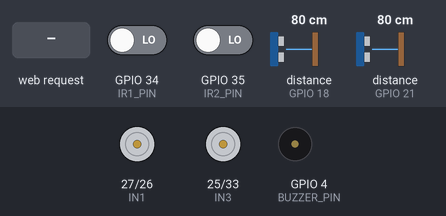
This sketch was run on a simulated ESP32. Shown: motor-driver pin pairs drawn as motors (green arrow = first pin HIGH = forward, orange = second pin HIGH = backward, longer = more drive, scaled by the enable pin), buzzer (waves = sounding, pin HIGH). Wiring (inferred from the names in the program): 2 × ultrasonic range finder: trigger GPIO 5, echo GPIO 18 / trigger GPIO 19, echo GPIO 21. The test bench sets the inputs (shaded band); at power-on: distance to the obstacle (sensors on GPIO 18, GPIO 21) 80 cm, GPIO 34 (IR1_PIN) LOW, GPIO 35 (IR2_PIN) LOW. The echo pulse lasts 58.3 µs per cm; WiFi joins after 1.5 s; servers stay silent unless stated; pins used as bus, display or sensor lines are not drawn; what the sketch prints to the serial monitor is not drawn.

Above: at 1.2 s.
1.3 s: distance to the obstacle (sensor on GPIO 18) set to 22 cm
2.8 s: distance to the obstacle (sensor on GPIO 18) set to 18 cm
At 4.0 s:
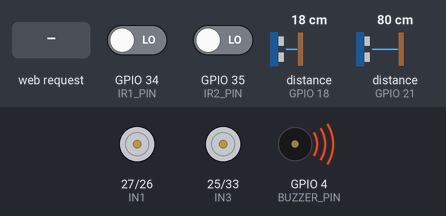
4.3 s: HTTP request GET /move?left=1&right=1 received
At 4.9 s:
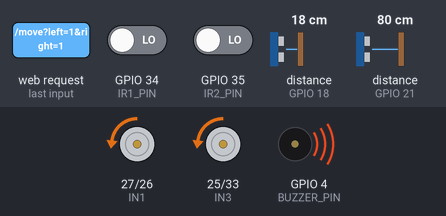
5.8 s: HTTP request GET /move?left=120&right=120 received
At 7.0 s:
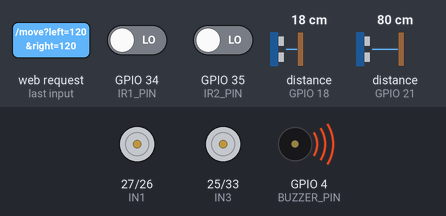
7.3 s: distance to the obstacle (sensor on GPIO 18) set to 35 cm
At 7.8 s:
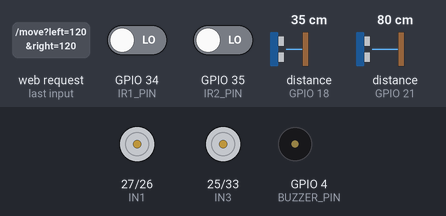
8.8 s: distance to the obstacle (sensor on GPIO 18) set to 2 cm
At 10.1 s:
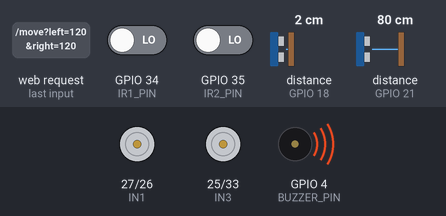
Timing chart, 0 to 11.3 s (numbered marks = the images above; inputs shaded):
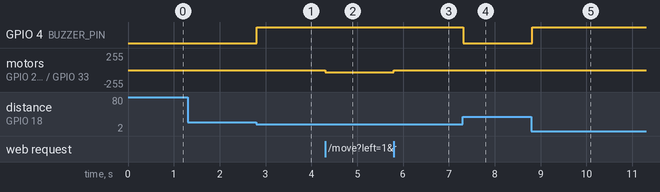

Measured:
- the behaviour switches between 21 and 20 cm on distance to the obstacle (sensor on GPIO 18) (found by bisection; images 0 and 1)
- after the input at 1.3 s, every drawn part: stays the same
- after the input at 2.8 s, GPIO 4 (BUZZER_PIN): LOW → HIGH at once
- after the input at 4.3 s, motor on GPIO 27 (IN1) / GPIO 26 (IN2), motor on GPIO 25 (IN3) / GPIO 33 (IN4): stopped → backward 35/255 at once
- after the input at 5.8 s, motor on GPIO 27 (IN1) / GPIO 26 (IN2), motor on GPIO 25 (IN3) / GPIO 33 (IN4): backward 35/255 → stopped at once
- after the input at 7.3 s, GPIO 4 (BUZZER_PIN): HIGH → LOW at once
- after the input at 8.8 s, GPIO 4 (BUZZER_PIN): LOW → HIGH at once

The sketch:

Esp32_local_controller_01.ino
```cpp
/*
  4WD Robot Car — ESP32 + L298N + Web Button Control (5-gear)
  + 2x Ultrasonic (HC-SR04) + 2x IR Sensor — Fog/Obstacle Alert Layer
  -------------------------------------------------------------
  - ESP32 creates its own WiFi Access Point.
  - Connect any phone/laptop to that WiFi, open the IP in a browser.
  - Tap Forward/Reverse/Left/Right buttons to drive; pick a gear (1-5)
    to set speed. Left/Right pivot-turn in place (one wheel forward,
    one wheel backward). Releasing all buttons stops the car.
  - Sensor readings (2x ultrasonic + 2x IR) are polled every 300ms and
    shown live on the same webpage, with a Safe/Caution/Danger banner.

  Wiring (L298N -> ESP32):
    ENA -> GPIO14   (left side speed / PWM)
    IN1 -> GPIO27   (left side direction)
    IN2 -> GPIO26   (left side direction)
    ENB -> GPIO32   (right side speed / PWM)
    IN3 -> GPIO25   (right side direction)
    IN4 -> GPIO33   (right side direction)
    GND -> GND      (shared ground with ESP32 - required)

  Wiring (Sensors -> ESP32):
    Ultrasonic 1: VCC->5V, GND->GND, Trig->GPIO5,  Echo->GPIO18
    Ultrasonic 2: VCC->5V, GND->GND, Trig->GPIO19, Echo->GPIO21
    IR 1:         VCC->5V/3.3V, GND->GND, OUT->GPIO34
    IR 2:         VCC->5V/3.3V, GND->GND, OUT->GPIO35

  No extra libraries needed - WiFi.h, WebServer.h and ArduinoJson-free
  manual JSON string building are used (keeps it dependency-light).
*/

#include <WiFi.h>
#include <WebServer.h>

// ---------- WiFi Access Point credentials ----------
const char* ssid     = "RobotCar_Rach";
const char* password = "gulabjamun";   // must be 8+ characters, or "" for open network

// ---------- Motor driver pins ----------
const int ENA = 14;   // left speed (PWM)
const int IN1 = 27;   // left direction
const int IN2 = 26;   // left direction
const int ENB = 32;   // right speed (PWM)
const int IN3 = 25;   // right direction
const int IN4 = 33;   // right direction

// ---------- Sensor pins ----------
#define US1_TRIG 5
#define US1_ECHO 18
#define US2_TRIG 19
#define US2_ECHO 21
#define IR1_PIN  34
#define IR2_PIN  35
#define BUZZER_PIN 4          // any free GPIO — buzzer +ve here, -ve to GND

const int DANGER_DISTANCE  = 20;   // cm - red alert
const int CAUTION_DISTANCE = 40;   // cm - yellow alert

// ---------- PWM config (ESP32 LEDC) ----------
const int pwmFreq       = 5000;
const int pwmResolution = 8;      // 8-bit -> duty 0-255
const int pwmChannelA   = 0;      // left  (only used on old core)
const int pwmChannelB   = 1;      // right (only used on old core)

#if defined(ESP_ARDUINO_VERSION_MAJOR) && ESP_ARDUINO_VERSION_MAJOR >= 3
  #define PWM_LEFT  ENA
  #define PWM_RIGHT ENB
  #define SETUP_PWM() do { ledcAttach(ENA, pwmFreq, pwmResolution); \
                            ledcAttach(ENB, pwmFreq, pwmResolution); } while (0)
#else
  #define PWM_LEFT  pwmChannelA
  #define PWM_RIGHT pwmChannelB
  #define SETUP_PWM() do { ledcSetup(pwmChannelA, pwmFreq, pwmResolution); \
                            ledcAttachPin(ENA, pwmChannelA); \
                            ledcSetup(pwmChannelB, pwmFreq, pwmResolution); \
                            ledcAttachPin(ENB, pwmChannelB); } while (0)
#endif

WebServer server(80);

// ---------- Sensor state (updated in loop(), read by /sensors handler) ----------
long  s_dist1 = -1, s_dist2 = -1;
bool  s_ir1 = false, s_ir2 = false;   // true = obstacle detected
String s_alertLevel = "safe";
unsigned long lastSensorRead = 0;
const unsigned long SENSOR_INTERVAL_MS = 100;

// ---------- Forward obstacle safety state ----------
// Verified mechanism transplanted from Vehicle 02.
// Forward is safety-managed; Reverse/Left/Right controller mapping is unchanged.
bool autoReverseActive = false;
bool forwardSafetyLocked = false;
unsigned long autoReverseEndTime = 0;
const unsigned long AUTO_REVERSE_MS = 200;   // 0.2 second
const int AUTO_REVERSE_SPEED = 35;            // gentle reverse speed (%)

// ================= Motor functions =================
void setMotors(int speedLeft, int speedRight) {
  if (speedLeft >= 0) {
    digitalWrite(IN1, HIGH);
    digitalWrite(IN2, LOW);
  } else {
    digitalWrite(IN1, LOW);
    digitalWrite(IN2, HIGH);
  }
  ledcWrite(PWM_LEFT, abs(speedLeft));

  if (speedRight >= 0) {
    digitalWrite(IN3, HIGH);
    digitalWrite(IN4, LOW);
  } else {
    digitalWrite(IN3, LOW);
    digitalWrite(IN4, HIGH);
  }
  ledcWrite(PWM_RIGHT, abs(speedRight));
}

void stopMotors() {
  ledcWrite(PWM_LEFT, 0);
  ledcWrite(PWM_RIGHT, 0);
}

// ================= Sensor functions =================
long readUltrasonicCM(int trigPin, int echoPin) {
  digitalWrite(trigPin, LOW);
  delayMicroseconds(2);
  digitalWrite(trigPin, HIGH);
  delayMicroseconds(10);
  digitalWrite(trigPin, LOW);

  long duration = pulseIn(echoPin, HIGH, 20000); // 20ms timeout; no echo/out of range -> -1
  if (duration == 0) return -1;                  // no echo / out of range

  return duration * 0.0343 / 2;                  // convert to cm
}

void updateSensors() {
  s_dist1 = readUltrasonicCM(US1_TRIG, US1_ECHO);
  s_dist2 = readUltrasonicCM(US2_TRIG, US2_ECHO);
  s_ir1   = (digitalRead(IR1_PIN) == HIGH);        // most IR modules: LOW = obstacle
  s_ir2   = (digitalRead(IR2_PIN) == HIGH);

  bool danger  = false;
  bool caution = false;

  if ((s_dist1 > 0 && s_dist1 < DANGER_DISTANCE) ||
      (s_dist2 > 0 && s_dist2 < DANGER_DISTANCE) ||
      s_ir1 || s_ir2) {
    danger = true;
  } else if ((s_dist1 > 0 && s_dist1 < CAUTION_DISTANCE) ||
             (s_dist2 > 0 && s_dist2 < CAUTION_DISTANCE)) {
    caution = true;
  }

  s_alertLevel = danger ? "danger" : (caution ? "caution" : "safe");

  // Buzzer: ON the moment ANY of the 4 sensors reports something close
  digitalWrite(BUZZER_PIN, danger ? HIGH : LOW);
}

// ---------- Web page (game-style button controls + sensor panel) ----------
const char htmlPage[] PROGMEM = R"rawliteral(
<!DOCTYPE html>
<html>
<head>
<meta name="viewport" content="width=device-width, initial-scale=1.0, user-scalable=no, viewport-fit=cover">
<title>Robot Car Control</title>
<style>
  * {
    box-sizing: border-box;
    -webkit-user-select: none; -moz-user-select: none; -ms-user-select: none; user-select: none;
    -webkit-touch-callout: none;
    -webkit-tap-highlight-color: transparent;
  }
  html, body { margin:0; padding:0; width:100%; height:100%; overflow:hidden;
               background:#0a0a0a; color:#eee; font-family: sans-serif; }
  #status { position: absolute; top: 10px; left: 50%; transform: translateX(-50%);
            font-size: 13px; color: #888; z-index: 5; }
  #log { position: absolute; top: 34px; left: 50%; transform: translateX(-50%);
         font-size: 12px; color: #4caf50; z-index: 5; font-family: monospace; }

  #gears {
    position: absolute; top: 58px; left: 50%; transform: translateX(-50%);
    display: flex; gap: 8px; z-index: 5;
  }
  .gear {
    width: 32px; height: 32px; border-radius: 50%;
    background: rgba(255,255,255,0.12); border: 2px solid rgba(255,255,255,0.25);
    display: flex; align-items: center; justify-content: center;
    font-size: 13px; font-weight: bold; color: #eee;
    touch-action: manipulation;
  }
  .gear.active { background: rgba(255,152,0,0.75); border-color: #ff9800; }

  .pad {
    position: absolute;
    width: 90px; height: 90px; border-radius: 16px;
    background: rgba(255,255,255,0.12); border: 2px solid rgba(255,255,255,0.25);
    display: flex; align-items: center; justify-content: center;
    touch-action: none; transition: background 0.1s;
  }
  .pad:active, .pad.held { background: rgba(76,175,80,0.55); border-color: #4caf50; }
  .pad svg { width: 40px; height: 40px; fill: #eee; pointer-events: none; }

  #btnLeft    { left: 20px;  bottom: 90px; }
  #btnRight   { left: 120px; bottom: 90px; }
  #btnForward { right: 20px; bottom: 200px; }
  #btnReverse { right: 20px; bottom: 90px; }

  /* Sensor panel */
  #sensorPanel {
    position: absolute; top: 100px; left: 50%; transform: translateX(-50%);
    width: 240px; padding: 10px 14px; border-radius: 12px;
    background: rgba(255,255,255,0.08); border: 2px solid rgba(255,255,255,0.2);
    font-size: 12px; font-family: monospace; z-index: 5; text-align: left;
  }
  #sensorPanel .row { display:flex; justify-content: space-between; margin: 2px 0; }
  #alertBanner {
    position: absolute; top: 190px; left: 50%; transform: translateX(-50%);
    padding: 6px 16px; border-radius: 8px; font-weight: bold; font-size: 13px;
    z-index: 5; transition: background 0.2s;
  }
  .alert-safe    { background: rgba(76,175,80,0.85); color:#fff; }
  .alert-caution { background: rgba(255,193,7,0.9);  color:#000; }
  .alert-danger  { background: rgba(244,67,54,0.9);  color:#fff; }
</style>
</head>
<body>
<div id="status">Ready</div>
<div id="log">Gear: 3 | L: 0, R: 0</div>

<div id="gears">
  <div class="gear" data-gear="1">1</div>
  <div class="gear" data-gear="2">2</div>
  <div class="gear active" data-gear="3">3</div>
  <div class="gear" data-gear="4">4</div>
  <div class="gear" data-gear="5">5</div>
</div>

<div id="sensorPanel">
  <div class="row"><span>Ultrasonic 1</span><span id="u1">-- cm</span></div>
  <div class="row"><span>Ultrasonic 2</span><span id="u2">-- cm</span></div>
  <div class="row"><span>IR 1</span><span id="i1">--</span></div>
  <div class="row"><span>IR 2</span><span id="i2">--</span></div>
</div>
<div id="alertBanner" class="alert-safe">SAFE</div>

<div class="pad" id="btnLeft"><svg viewBox="0 0 24 24"><path d="M15 6l-6 6 6 6"/></svg></div>
<div class="pad" id="btnRight"><svg viewBox="0 0 24 24"><path d="M9 6l6 6-6 6"/></svg></div>
<div class="pad" id="btnForward"><svg viewBox="0 0 24 24"><path d="M12 5l7 7h-4v7h-6v-7H5z"/></svg></div>
<div class="pad" id="btnReverse"><svg viewBox="0 0 24 24"><path d="M12 19l-7-7h4V5h6v7h4z"/></svg></div>

<script>
const statusEl = document.getElementById('status');
const logEl = document.getElementById('log');
const state = { left: false, right: false, forward: false, reverse: false, gear: 3 };

const GEAR_SPEEDS = [20, 40, 60, 80, 100];

function currentSpeed() {
  return GEAR_SPEEDS[state.gear - 1];
}

function clamp(v, lo, hi) {
  return Math.max(lo, Math.min(hi, v));
}

function computeAndSend() {
  const speed = currentSpeed();

  let throttle = 0;
  if (state.forward) throttle += speed;
  if (state.reverse) throttle -= speed;

  let turn = 0;
if (state.left)  turn -= speed;
if (state.right) turn += speed;

  const left  = clamp(throttle - turn, -100, 100);
  const right = clamp(throttle + turn, -100, 100);

  logEl.textContent = `Gear: ${state.gear} | L: ${left}, R: ${right}`;
  fetch(`/move?left=${left}&right=${right}`)
    .then(() => statusEl.textContent = 'Connected')
    .catch(() => statusEl.textContent = 'Connection lost');
}

let sendTimer = null;
function startSending() {
  if (sendTimer) return;
  computeAndSend();
  sendTimer = setInterval(computeAndSend, 100);
}
function stopSendingIfIdle() {
  if (!state.left && !state.right && !state.forward && !state.reverse) {
    clearInterval(sendTimer);
    sendTimer = null;
    computeAndSend();
  }
}

function bind(id, key) {
  const el = document.getElementById(id);
  const press = (e) => { e.preventDefault(); state[key] = true; el.classList.add('held'); startSending(); };
  const release = (e) => { e.preventDefault(); state[key] = false; el.classList.remove('held'); stopSendingIfIdle(); };
  el.addEventListener('pointerdown', press);
  el.addEventListener('pointerup', release);
  el.addEventListener('pointercancel', release);
  el.addEventListener('pointerleave', release);
}

bind('btnLeft', 'left');
bind('btnRight', 'right');
bind('btnForward', 'forward');
bind('btnReverse', 'reverse');

document.querySelectorAll('.gear').forEach(el => {
  el.addEventListener('pointerdown', (e) => {
    e.preventDefault();
    document.querySelectorAll('.gear').forEach(g => g.classList.remove('active'));
    el.classList.add('active');
    state.gear = parseInt(el.dataset.gear, 10);
    if (state.left || state.right || state.forward || state.reverse) {
      computeAndSend();
    } else {
      logEl.textContent = `Gear: ${state.gear} | L: 0, R: 0`;
    }
  });
});

document.addEventListener('contextmenu', (e) => e.preventDefault());
document.addEventListener('selectstart', (e) => e.preventDefault());
document.addEventListener('dragstart', (e) => e.preventDefault());

// ---------- Sensor polling ----------
const banner = document.getElementById('alertBanner');
function pollSensors() {
  fetch('/sensors')
    .then(r => r.json())
    .then(d => {
      document.getElementById('u1').textContent = d.dist1 > 0 ? d.dist1 + ' cm' : 'no echo';
      document.getElementById('u2').textContent = d.dist2 > 0 ? d.dist2 + ' cm' : 'no echo';
      document.getElementById('i1').textContent = d.ir1 ? 'Clear' : 'Obstacle';
      document.getElementById('i2').textContent = d.ir2 ? 'Clear' : 'Obstacle';

      banner.className = 'alert-' + d.alert;
      banner.textContent = d.alert.toUpperCase();
    })
    .catch(() => {});
}
setInterval(pollSensors, 300);
pollSensors();
</script>
</body>
</html>
)rawliteral";

void handleRoot() {
  server.send(200, "text/html", htmlPage);
}

void handleMove() {
  if (server.hasArg("left") && server.hasArg("right")) {
    int left  = server.arg("left").toInt();
    int right = server.arg("right").toInt();

    int throttle = (left + right) / 2;

    // ---------- Finish the short automatic reverse ----------
    if (autoReverseActive) {
      if (millis() < autoReverseEndTime) {
        setMotors(-AUTO_REVERSE_SPEED, -AUTO_REVERSE_SPEED);
        server.send(200, "text/plain", "AUTO_REVERSE");
        return;
      }

      autoReverseActive = false;
      stopMotors();
      server.send(200, "text/plain", "AUTO_REVERSE_DONE");
      return;
    }

    // Forward button released -> allow Forward again later.
    if (throttle <= 0) {
      forwardSafetyLocked = false;
    }

    // Prevent repeated forward/reverse oscillation while Forward is held.
    if (throttle > 0 && forwardSafetyLocked) {
      stopMotors();
      server.send(200, "text/plain", "FORWARD_LOCKED");
      return;
    }

    // ---------- Forward obstacle detection ----------
    if (throttle > 0) {
      // Low forward speed: 70 cm
      // Higher forward speed: 110 cm
      // Extra margin compensates for sensing + motor reaction + inertia.
      int forwardThreshold = (throttle > 40) ? 110 : 70;

      bool obstacleAhead =
          (s_dist1 > 0 && s_dist1 < forwardThreshold) ||
          (s_dist2 > 0 && s_dist2 < forwardThreshold);

      if (obstacleAhead) {
        // Stop forward motion immediately.
        stopMotors();

        // Lock Forward until the Forward button is released.
        forwardSafetyLocked = true;

        // Very short + gentle automatic reverse.
        setMotors(-AUTO_REVERSE_SPEED, -AUTO_REVERSE_SPEED);
        autoReverseActive = true;
        autoReverseEndTime = millis() + AUTO_REVERSE_MS;

        server.send(200, "text/plain", "AUTO_REVERSE_START");
        return;
      }
    }

    // ---------- ORIGINAL VEHICLE 01 CONTROLLER OUTPUT ----------
    // IMPORTANT: Vehicle 01 Left/Right controller mapping is unchanged.
    int leftPWM  = map(constrain(left,  -100, 100), -100, 100, -255, 255);
    int rightPWM = map(constrain(right, -100, 100), -100, 100, -255, 255);

    setMotors(leftPWM, rightPWM);
    server.send(200, "text/plain", "OK");
  } else {
    server.send(400, "text/plain", "Missing left/right params");
  }
}

void handleSensors() {
  // Manual JSON build - no extra library needed
  String json = "{";
  json += "\"dist1\":" + String(s_dist1) + ",";
  json += "\"dist2\":" + String(s_dist2) + ",";
  json += "\"ir1\":" + String(s_ir1 ? "true" : "false") + ",";
  json += "\"ir2\":" + String(s_ir2 ? "true" : "false") + ",";
  json += "\"alert\":\"" + s_alertLevel + "\"";
  json += "}";
  server.send(200, "application/json", json);
}

void handleNotFound() {
  server.send(404, "text/plain", "Not found");
}

void setup() {
  Serial.begin(115200);

  pinMode(IN1, OUTPUT);
  pinMode(IN2, OUTPUT);
  pinMode(IN3, OUTPUT);
  pinMode(IN4, OUTPUT);

  pinMode(US1_TRIG, OUTPUT);
  pinMode(US1_ECHO, INPUT);
  pinMode(US2_TRIG, OUTPUT);
  pinMode(US2_ECHO, INPUT);
  pinMode(IR1_PIN, INPUT);
  pinMode(IR2_PIN, INPUT);
  pinMode(BUZZER_PIN, OUTPUT);
  digitalWrite(BUZZER_PIN, LOW);

  SETUP_PWM();
  stopMotors();

  WiFi.softAP(ssid, password);
  Serial.print("Access Point started. Connect to WiFi: ");
  Serial.println(ssid);
  Serial.print("Then open in browser: http://");
  Serial.println(WiFi.softAPIP());

  server.on("/", handleRoot);
  server.on("/move", handleMove);
  server.on("/sensors", handleSensors);
  server.onNotFound(handleNotFound);
  server.begin();
}

void loop() {
  server.handleClient();

  // Non-blocking-ish periodic sensor read (doesn't block server.handleClient much)
  unsigned long now = millis();
  if (now - lastSensorRead >= SENSOR_INTERVAL_MS) {
    lastSensorRead = now;
    updateSensors();
  }
}
```
